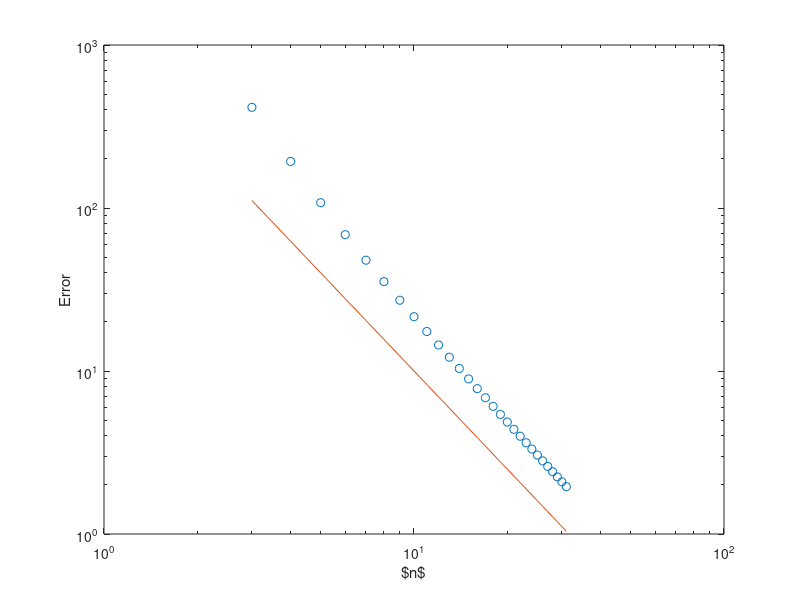

This chart was generated by the following MATLAB code:
f = @(x) exp(sin(x)+pi*cos(x))+exp(x);

%%
n = 1e6;
x_ary = linspace(0,2*pi,n);
h = 2*pi/(n-1);

f_ary = f(x_ary);

truth = sum(f_ary(2:end-1))*h;
truth = truth + (f_ary(1)+f_ary(end))*h/2;

%%
n_ary = 3:31;
err_ary = [];
%%
for i = 1:length(n_ary)
    n = n_ary(i);

    x_ary = linspace(0,2*pi,n);
    h = 2*pi/(n-1);
    
    f_ary = f(x_ary);
    
    trap = sum(f_ary(2:end-1))*h;
    trap = trap + (f_ary(1)+f_ary(end))*h/2;

    err = abs(trap-truth);
    err_ary = [err_ary err];
end

%%
loglog(n_ary,err_ary,'o'); hold on
loglog(n_ary,n_ary.^(-2)*1e3)
xlabel("$n$")
ylabel("Error")


